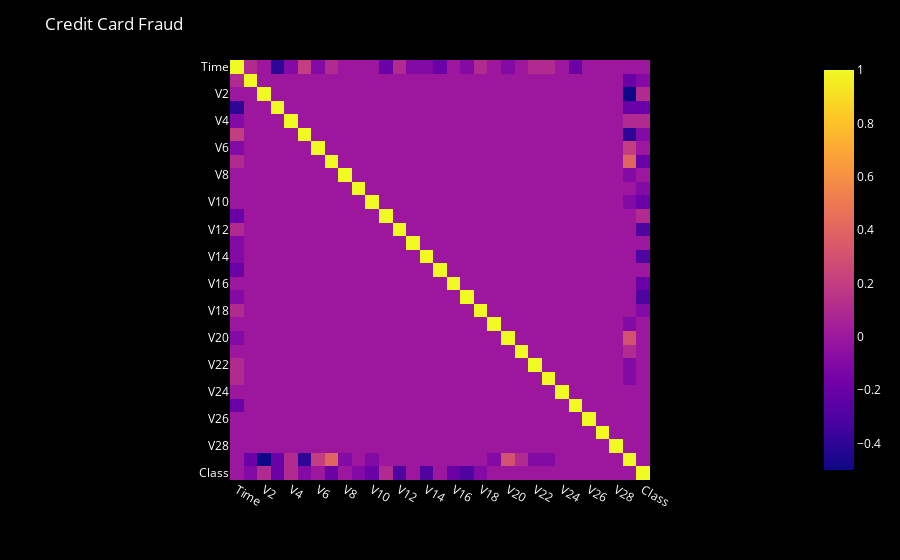

The notebook cell saved with this chart:
### Code cell
import plotly.express as px
plt.figure(figsize=(20,20))
corr=df.corr().round(1)
fig = px.imshow(corr)
fig.update_layout(
    title_text="Credit Card Fraud",
    title_font_color="white",
    legend_title_font_color="yellow",
    paper_bgcolor="black",
    plot_bgcolor='black',
    font_color="white",
)
fig.show()

### Figure 1 — Plotly figure (JSON) as saved in the notebook; plotly's stock layout.template omitted (floating-point values rounded to 4 significant figures; data arrays with more than 128 entries replaced by an {"elided": "..."} marker saying what was removed)
{"data": [{"coloraxis": "coloraxis", "hovertemplate": "x: %{x}<br>y: %{y}<br>color: %{z}<extra></extra>", "name": "0", "type": "heatmap", "x": ["Time", "V1", "V2", "V3", "V4", "V5", "V6", "V7", "V8", "V9", "V10", "V11", "V12", "V13", "V14", "V15", "V16", "V17", "V18", "V19", "V20", "V21", "V22", "V23", "V24", "V25", "V26", "V27", "V28", "Amount", "Class"], "xaxis": "x", "y": ["Time", "V1", "V2", "V3", "V4", "V5", "V6", "V7", "V8", "V9", "V10", "V11", "V12", "V13", "V14", "V15", "V16", "V17", "V18", "V19", "V20", "V21", "V22", "V23", "V24", "V25", "V26", "V27", "V28", "Amount", "Class"], "yaxis": "y", "z": {"elided": "31x31 float values"}}], "layout": {"coloraxis": {"colorscale": [[0, "#0d0887"], [0.1111, "#46039f"], [0.2222, "#7201a8"], [0.3333, "#9c179e"], [0.4444, "#bd3786"], [0.5556, "#d8576b"], [0.6667, "#ed7953"], [0.7778, "#fb9f3a"], [0.8889, "#fdca26"], [1, "#f0f921"]]}, "font": {"color": "white"}, "legend": {"title": {"font": {"color": "yellow"}}}, "margin": {"t": 60}, "paper_bgcolor": "black", "plot_bgcolor": "black", "title": {"font": {"color": "white"}, "text": "Credit Card Fraud"}, "xaxis": {"anchor": "y", "constrain": "domain", "domain": [0, 1], "scaleanchor": "y"}, "yaxis": {"anchor": "x", "autorange": "reversed", "constrain": "domain", "domain": [0, 1]}}}
